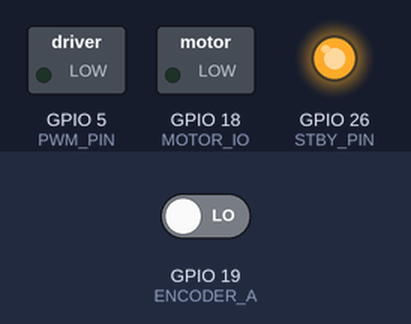
Bench run of a sketch on a simulated ESP32. Parts: switched loads named in the sketch (green lamp = pin HIGH), output pins drawn as LEDs (lit = HIGH). The test bench sets the inputs (shaded band); at power-on: GPIO 19 (ENCODER_A) LOW. What the sketch prints to the serial monitor is not drawn.

Above: at 0.05 s.
At 3.5 s:
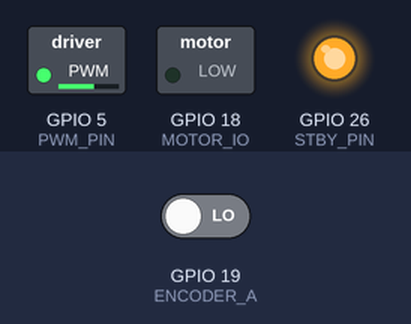
At 7.0 s:
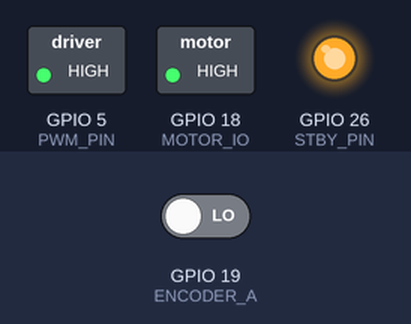
At 13.95 s:
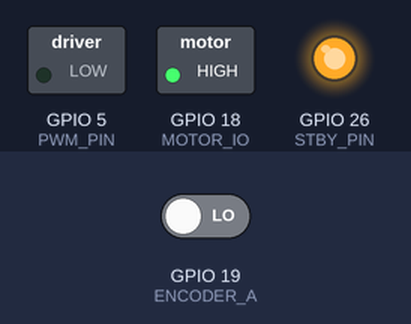
Timing chart, 0 to 18.2 s (numbered marks = the images above):
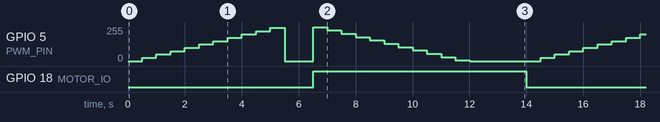

The sketch:

control_encoderJGA_with_one_IO_and_ICExclusiveOR_74HC86.ino
```cpp
// Cấu hình chân
#define MOTOR_IO   18     // AIN1: điều khiển chiều quay
#define STBY_PIN   26     // STBY: bật driver
#define PWM_PIN    5      // PWMA: điều chỉnh tốc độ qua PWM
#define ENCODER_A  19     // C2 - Encoder Channel A
#define ENCODER_B  21     // C1 - Encoder Channel B

volatile long encoderCount = 0;

// Hàm xử lý ngắt encoder
void IRAM_ATTR encoderISR() {
  int A = digitalRead(ENCODER_A);
  int B = digitalRead(ENCODER_B);
  if (A == B)
    encoderCount++;
  else
    encoderCount--;
}

void setup() {
  Serial.begin(115200);

  pinMode(MOTOR_IO, OUTPUT);
  pinMode(STBY_PIN, OUTPUT);
  digitalWrite(STBY_PIN, HIGH);      // Bật driver
  digitalWrite(MOTOR_IO, LOW);       // Quay thuận

  // PWM theo API mới (v3.0.0): KHÔNG truyền duty vào ledcAttach()
  ledcAttach(PWM_PIN, 20000, 8);     // freq = 20kHz, resolution = 8-bit
  ledcWrite(PWM_PIN, 128);           // thiết lập duty = 128 (50%)

  // Cấu hình encoder
  pinMode(ENCODER_A, INPUT);
  pinMode(ENCODER_B, INPUT);
  attachInterrupt(digitalPinToInterrupt(ENCODER_A), encoderISR, CHANGE);
}


void loop() {
  static long lastCount = 0;
  static unsigned long lastTime = 0;

  // --- Quay thuận với tốc độ tăng dần ---
  for (int duty = 0; duty <= 255; duty += 25) {
    ledcWrite(PWM_PIN, duty);
    Serial.print("Quay thuận - Duty: ");
    Serial.print(duty);
    Serial.print(" / Encoder: ");
    Serial.println(encoderCount);
    delay(500);
  }

  // --- Dừng ---
  ledcWrite(PWM_PIN, 0);
  delay(1000);

  // --- Đảo chiều quay ---
  digitalWrite(MOTOR_IO, HIGH);   // Quay ngược (AIN1 = 1 → AIN2 = 0 qua XOR)

  // --- Quay ngược với tốc độ giảm dần ---
  for (int duty = 255; duty >= 0; duty -= 25) {
    ledcWrite(PWM_PIN, duty);
    Serial.print("Quay ngược - Duty: ");
    Serial.print(duty);
    Serial.print(" / Encoder: ");
    Serial.println(encoderCount);
    delay(500);
  }

  // --- Dừng ---
  ledcWrite(PWM_PIN, 0);
  delay(2000);

  // Quay lại chiều thuận
  digitalWrite(MOTOR_IO, LOW);
}
```

Measured:
- by itself, GPIO 5 (PWM_PIN): moves between 0/255 and 255/255, repeating every 14.0 s
- by itself, GPIO 18 (MOTOR_IO): alternates HIGH for 7.5 s and LOW for 6.5 s
